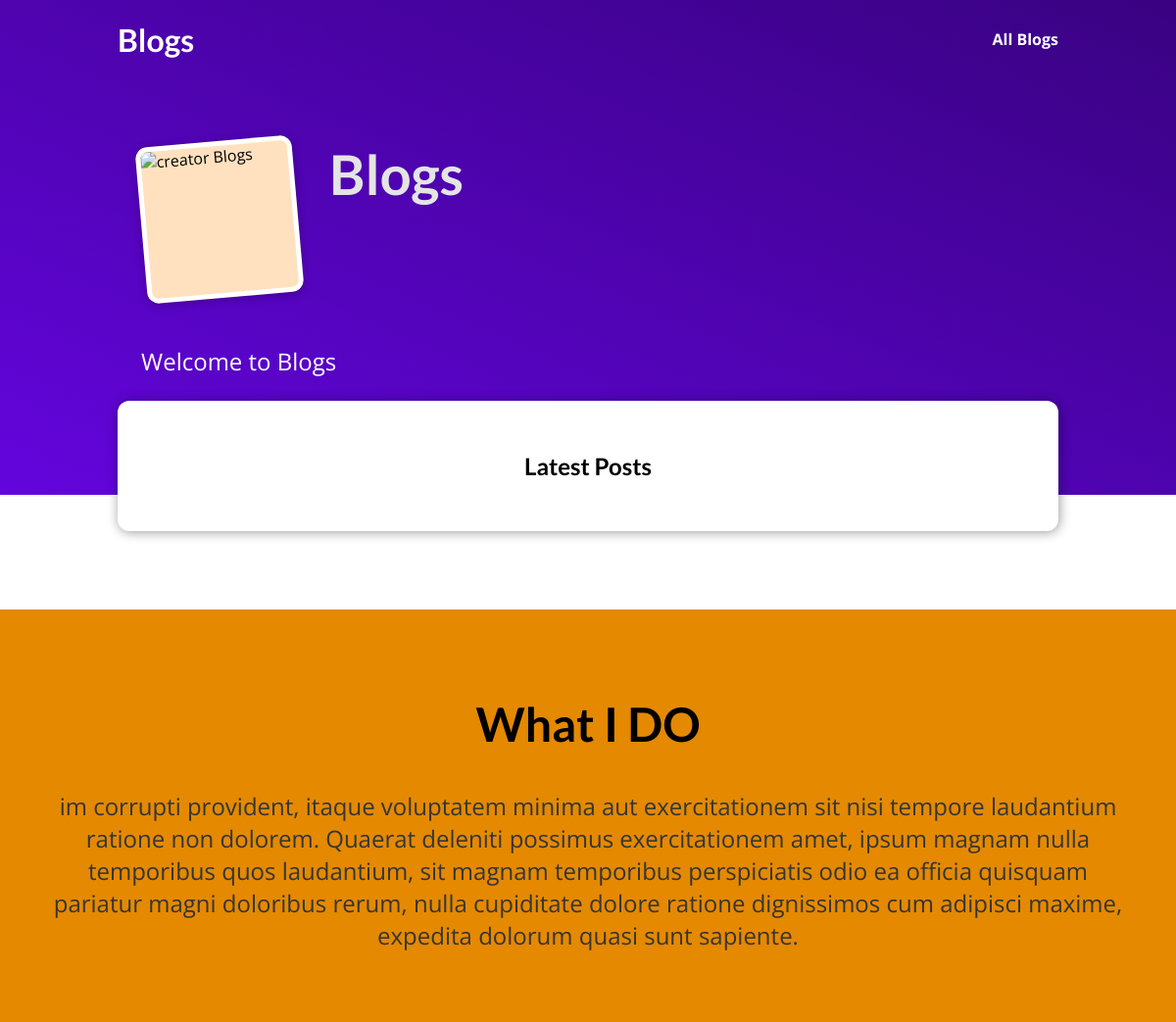
Before: / with the older database file.
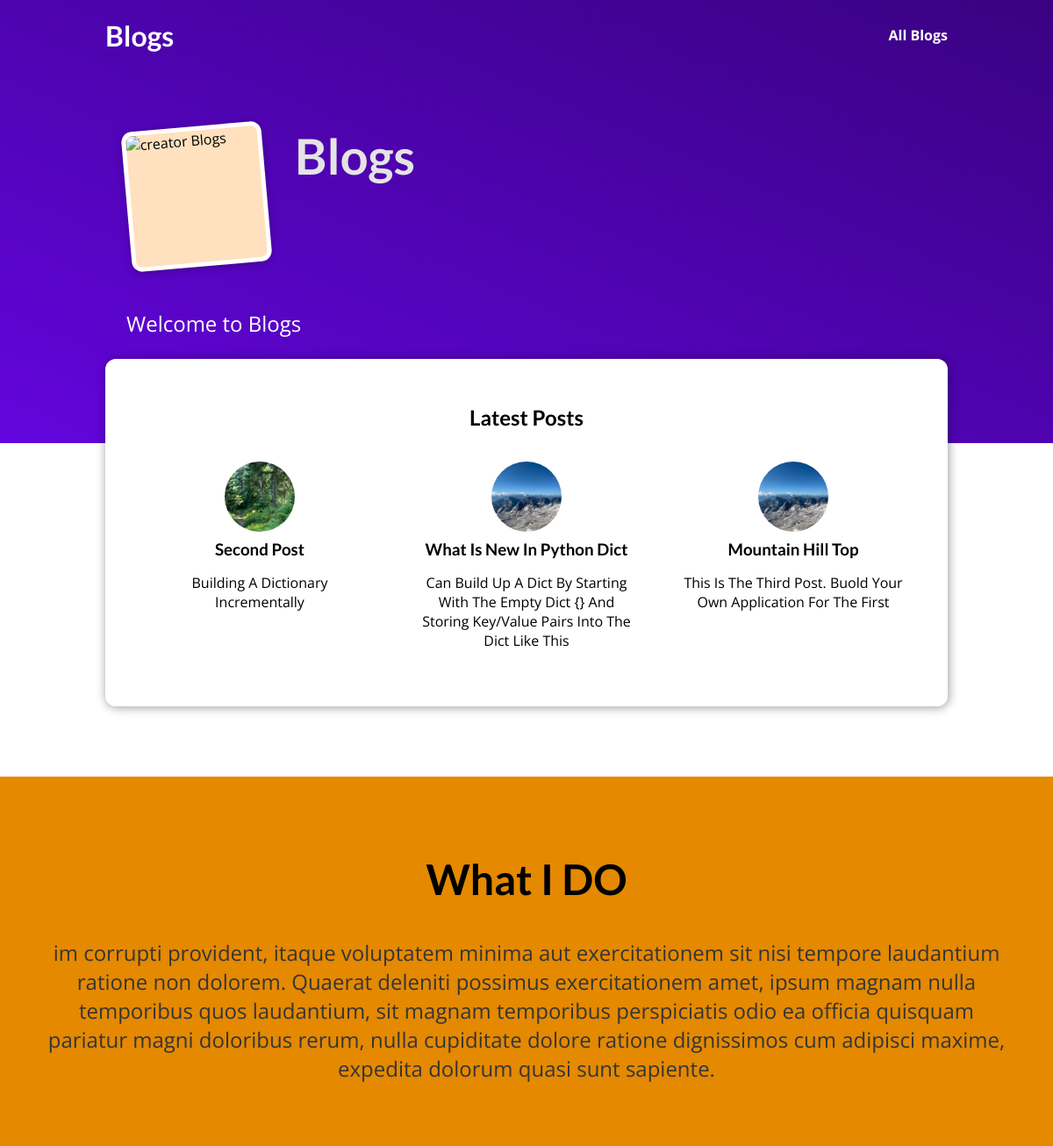
After: the same page with the newer database file.
### blog/models.py (models this page shows)
class Post(models.Model):
    title = models.CharField(max_length=100)
    excerpt = models.CharField(max_length=200)
    image_name = models.CharField(max_length=100)
    date = models.DateField(auto_now=True)
    slug = models.SlugField(unique=True, db_index=True)
    content = models.TextField(validators=[MinLengthValidator(10)])
    author = models.ForeignKey(Author, on_delete=models.SET_NULL, null=True)
    tags = models.ManyToManyField(Tag)

### blog/views.py (the view)
# urls.py: path("", views.index, name="index"),
def index(request):
    all_posts = Post.objects.all()
    latest_articles = sorted(all_posts, key=lambda x: x.date, reverse=True)
    return render(request, "blog/index.html", {"articles": latest_articles[-3:]})

### blog/templates/blog/index.html (shortened to what this page needs)
{% extends "layout.html" %}
{% load static %}
    {% block css %}
    <link rel="stylesheet" href="{% static "blog/index.css" %}"/>
      <link rel="stylesheet" href="{% static "blog/post.css" %}"/>
    {% endblock css %}
{% block content %}
   <section id="welcome">
  <header>
    <img alt="creator Blogs" />
    <h2>Blogs</h2>
  </header>
  <p>Welcome to Blogs</p>
</section>
<section id="latest-posts">
  <h2>Latest Posts</h2>
   <ul>
           {% for article  in articles %}
            {% include "blog/includes/post.html" %}
           {% endfor %}
   </ul>
</section>
<section id="about">
  <h2>What I DO</h2>
  <p>im corrupti provident, itaque voluptatem minima aut exercitationem sit nisi tempore laudantium ratione non dolorem. Quaerat deleniti possimus exercitationem amet, ipsum magnam nulla temporibus quos laudantium, sit magnam temporibus perspiciatis odio ea officia quisquam pariatur magni doloribus rerum, nulla cupiditate dolore ratione dignissimos cum adipisci maxime, expedita dolorum quasi sunt sapiente.</p>
</section>
{% endblock content %}

### blog/templates/blog/includes/post.html
{% load static %}
<li>
                <article class="post">
                    <a href="{% url "post_detail" article.slug %}">
                        <img src="{% static "blog/images/"|add:article.image_name %}" alt="mountain"/>
                        <div class="post__content">
                            <h3>{{article.title|title}}</h3>
                            <p>{{article.excerpt|title}}  </p>
                        </div>
                    </a>
                </article>
</li>

Changed rows visible on the page:
added Post: image_name (picture), title "Second Post", excerpt "Building A Dictionary Incrementally"
added Post: image_name (picture), title "What Is New In Python Dict", excerpt "Can Build Up A Dict By Starting With The Empty Dict {} And Storing Key/Value Pairs Into The Dict Like This"
added Post: image_name (picture), title "Mountain Hill Top", excerpt "This Is The Third Post. Buold Your Own Application For The First"
